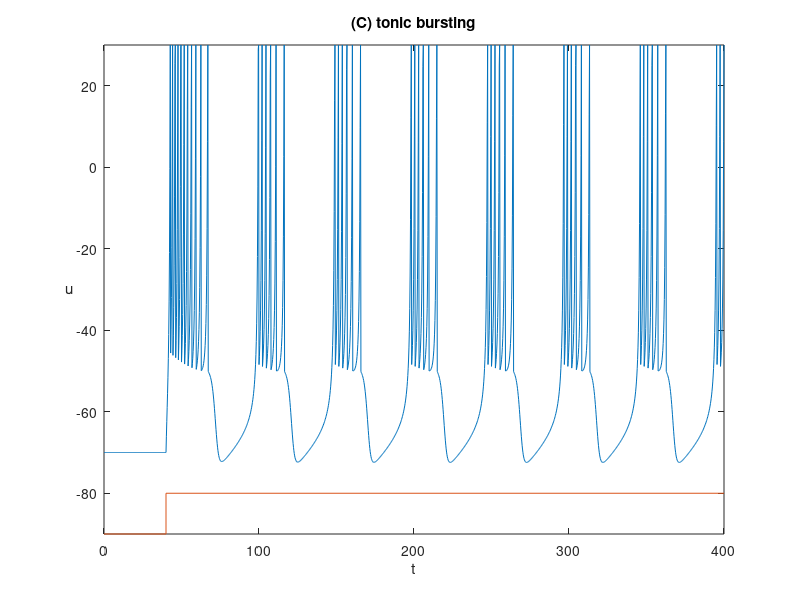
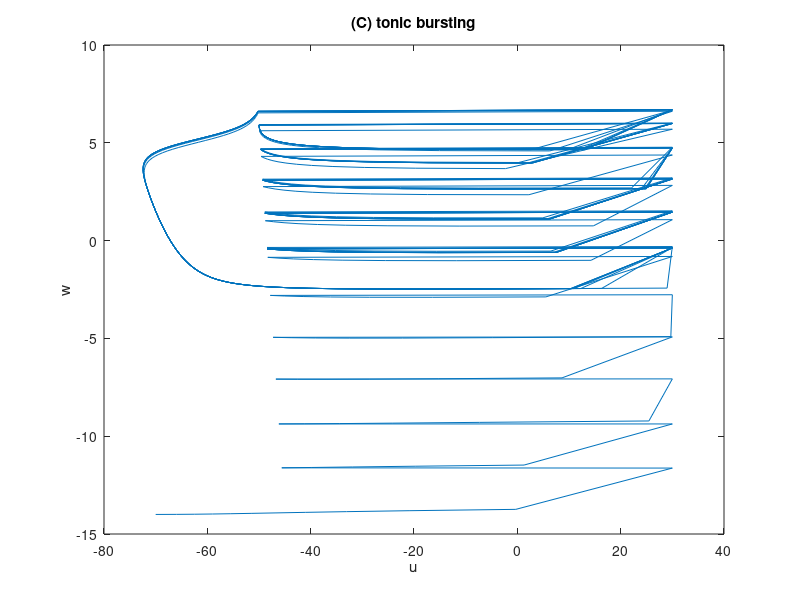

Here is the MATLAB script that generated these plots, in order:
a=0.02; b=0.2;  c=-50;  d=2;

u = [];
w = [];
u(1) = -70;
w(1) = b*u(1);

uFiltered = [];  % memorizzo le u
wFiltered = []; % memorizzo le w

tau = 0.25;  % discretizzazione tempo
tspan = 0:tau:400;  % durata esperimento
T1 = tspan(end)/10;  % dopo quanto forniamo corrente 

i=1;

for t=tspan
    
    if (t>T1) 
        I=16;
    else
        I=0;
    end
  
    u(i+1) = u(i) + tau*(0.04*u(i)^2 + 5*u(i) + 140 - w(i) + I);
    
    if u(i+1)>30
        uFiltered(end+1) = 30;
    else
        uFiltered(end+1) = u(i+1);
    end
    
    w(i+1) = w(i) + tau*a*(b*u(i+1) - w(i));
    
    if u(i+1)>30
        u(i+1) = c;
        w(i+1) = w(i+1) + d;
    end
    
    wFiltered(end+1) = w(i+1);
    
    i = i+1;
end

%%
plot(tspan,uFiltered,[0 T1 T1 max(tspan)],-90+[0 0 10 10]); 
axis([0 max(tspan) -90 30])
xlabel('t')
ylabel('u')
hYLabel = get(gca,'YLabel');
set(hYLabel,'rotation',0,'VerticalAlignment','middle')
title('(C) tonic bursting');
savefig('./images/C_membrane.fig');

%%
plot(uFiltered, wFiltered);
xlabel('u');
ylabel('w');
title('(C) tonic bursting');
savefig('./images/C_phase.fig');